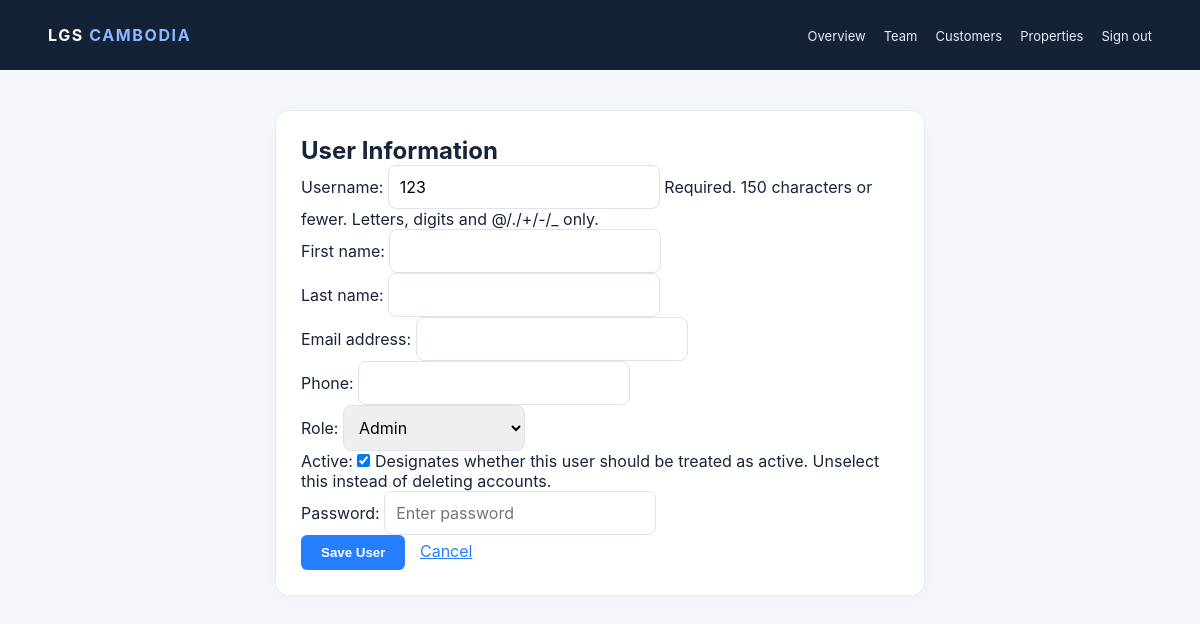
The page /accounts/edit/14/ (signed in) on the database its author committed.
### accounts/models.py (models this page shows, shortened)
class User(AbstractUser):
    ROLE_CHOICES = (
        ('ADMIN', 'Admin'),
        ('AGENT', 'Sales Agent'),
        ('PROPERTY', 'Property Manager'),
    )
    role = models.CharField(
        max_length=10,
        choices=ROLE_CHOICES,
        default='AGENT'
    )
    phone = models.CharField(max_length=20, blank=True)

### accounts/views.py (the view)
# urls.py: path('edit/<int:pk>/', views.user_edit, name='user_edit'),
@login_required
@user_passes_test(is_admin)
def user_edit(request, pk):
    user = get_object_or_404(User, pk=pk)
    form = UserForm(request.POST or None, instance=user)
    if request.method == 'POST' and form.is_valid():
        form.save()
        messages.success(request, 'User updated successfully.')
        return redirect('user_list')
    return render(request, 'accounts/user_form.html', {'form': form})

### accounts/forms.py (shortened to what this page needs)
class UserForm(forms.ModelForm):
    password = forms.CharField(
        required=True,
        widget=forms.PasswordInput(attrs={
            'class': 'form-control',
            'placeholder': 'Enter password'
        })
    )
    class Meta:
        model = User
        fields = [
            'username',
            'first_name',
            'last_name',
            'email',
            'phone',
            'role',
            'is_active'
        ]

### accounts/views.py (called while the page is built)
def is_admin(user):
    return user.is_authenticated and user.role == 'ADMIN'

### accounts/templates/accounts/user_form.html (shortened to what this page needs)
{% extends "accounts/base.html" %}
{% block content %}
<div class="container" style="max-width:650px; margin:40px auto;">
    <h2>User Information</h2>
    <form method="POST">
        {{ form.as_p }}
        <button type="submit"
                style="background:#267eff;color:white;padding:10px 20px;border:0;border-radius:6px;">
            Save User
        </button>
        <a href="{% url 'user_list' %}"
           style="margin-left:10px;">
            Cancel
        </a>
    </form>
</div>
{% endblock %}

### static/css/style.css (style rules this page uses)
* { margin: 0; padding: 0; box-sizing: border-box; }
body { font-family: Arial, Helvetica, sans-serif; background: #f5f7fb; color: #172033; }

### accounts/templates/accounts/base.html (style rules this page uses)
body { margin:0;background:#f4f7fc;color:#17243a;font-family:Inter,system-ui,sans-serif }
.team-main .container { background:white;border:1px solid #e7edf4;border-radius:14px;box-shadow:0 7px 25px #17345508;padding:25px!important;overflow-x:auto }
.team-main input,.team-main select { border:1px solid #dce3ed;border-radius:8px;padding:11px;font:inherit }
.team-main button { border:0;background:#267eff;color:white;padding:11px 16px;border-radius:8px;font-weight:700 }
.team-main a { color:#267eff }

### rows shown on the page
User: username "123", role "Admin", is_active "☑"
